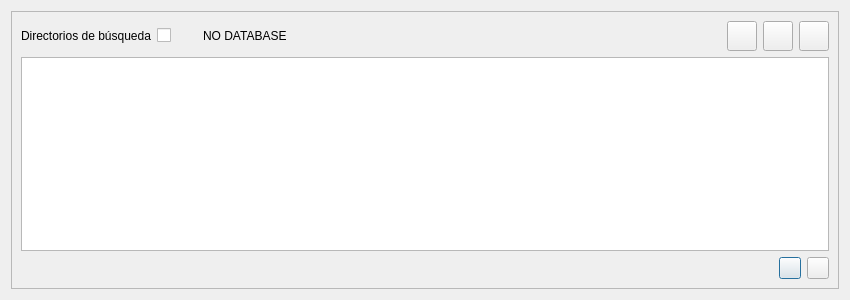
<?xml version="1.0" encoding="UTF-8"?>
<ui version="4.0">
 <class>Dialog</class>
 <widget class="QDialog" name="Dialog">
  <property name="geometry">
   <rect>
    <x>0</x>
    <y>0</y>
    <width>850</width>
    <height>300</height>
   </rect>
  </property>
  <property name="windowTitle">
   <string>Dialog</string>
  </property>
  <layout class="QVBoxLayout" name="verticalLayout_2">
   <item>
    <widget class="QFrame" name="frmDirs">
     <property name="frameShape">
      <enum>QFrame::StyledPanel</enum>
     </property>
     <property name="frameShadow">
      <enum>QFrame::Raised</enum>
     </property>
     <layout class="QVBoxLayout" name="verticalLayout">
      <item>
       <layout class="QHBoxLayout" name="horizontalLayout">
        <item>
         <widget class="QLabel" name="lblDir">
          <property name="text">
           <string>Directorios de búsqueda</string>
          </property>
         </widget>
        </item>
        <item>
         <widget class="QCheckBox" name="chkEnabled">
          <property name="text">
           <string/>
          </property>
         </widget>
        </item>
        <item>
         <widget class="QLabel" name="pixOff">
          <property name="text">
           <string/>
          </property>
          <property name="pixmap">
           <pixmap>../../core/images/icons/lock.png</pixmap>
          </property>
         </widget>
        </item>
        <item>
         <widget class="QLabel" name="pixOn">
          <property name="text">
           <string/>
          </property>
          <property name="pixmap">
           <pixmap>../../core/images/icons/unlock.png</pixmap>
          </property>
         </widget>
        </item>
        <item>
         <widget class="QLabel" name="lblBdTop">
          <property name="text">
           <string>NO DATABASE</string>
          </property>
         </widget>
        </item>
        <item>
         <spacer name="horizontalSpacer">
          <property name="orientation">
           <enum>Qt::Horizontal</enum>
          </property>
          <property name="sizeHint" stdset="0">
           <size>
            <width>308</width>
            <height>20</height>
           </size>
          </property>
         </spacer>
        </item>
        <item>
         <widget class="QToolButton" name="pbAddDir">
          <property name="enabled">
           <bool>true</bool>
          </property>
          <property name="sizePolicy">
           <sizepolicy hsizetype="Minimum" vsizetype="Minimum">
            <horstretch>0</horstretch>
            <verstretch>0</verstretch>
           </sizepolicy>
          </property>
          <property name="minimumSize">
           <size>
            <width>30</width>
            <height>30</height>
           </size>
          </property>
          <property name="text">
           <string/>
          </property>
          <property name="icon">
           <iconset>
            <normaloff>../../core/images/icons/insert.png</normaloff>../../core/images/icons/insert.png</iconset>
          </property>
          <property name="iconSize">
           <size>
            <width>20</width>
            <height>20</height>
           </size>
          </property>
          <property name="popupMode">
           <enum>QToolButton::DelayedPopup</enum>
          </property>
         </widget>
        </item>
        <item>
         <widget class="QToolButton" name="pbModDir">
          <property name="sizePolicy">
           <sizepolicy hsizetype="Minimum" vsizetype="Minimum">
            <horstretch>0</horstretch>
            <verstretch>0</verstretch>
           </sizepolicy>
          </property>
          <property name="minimumSize">
           <size>
            <width>30</width>
            <height>30</height>
           </size>
          </property>
          <property name="text">
           <string/>
          </property>
          <property name="icon">
           <iconset>
            <normaloff>../../core/images/icons/edit.png</normaloff>../../core/images/icons/edit.png</iconset>
          </property>
          <property name="iconSize">
           <size>
            <width>20</width>
            <height>20</height>
           </size>
          </property>
         </widget>
        </item>
        <item>
         <widget class="QToolButton" name="pbDelDir">
          <property name="sizePolicy">
           <sizepolicy hsizetype="Minimum" vsizetype="Minimum">
            <horstretch>0</horstretch>
            <verstretch>0</verstretch>
           </sizepolicy>
          </property>
          <property name="minimumSize">
           <size>
            <width>30</width>
            <height>30</height>
           </size>
          </property>
          <property name="text">
           <string/>
          </property>
          <property name="icon">
           <iconset>
            <normaloff>../../core/images/icons/delete.png</normaloff>../../core/images/icons/delete.png</iconset>
          </property>
          <property name="iconSize">
           <size>
            <width>20</width>
            <height>20</height>
           </size>
          </property>
         </widget>
        </item>
       </layout>
      </item>
      <item>
       <widget class="QTableWidget" name="tblDirs"/>
      </item>
      <item>
       <layout class="QHBoxLayout" name="horizontalLayout_2">
        <item>
         <spacer name="horizontalSpacer_2">
          <property name="orientation">
           <enum>Qt::Horizontal</enum>
          </property>
          <property name="sizeHint" stdset="0">
           <size>
            <width>698</width>
            <height>20</height>
           </size>
          </property>
         </spacer>
        </item>
        <item>
         <widget class="QPushButton" name="pbOk">
          <property name="minimumSize">
           <size>
            <width>22</width>
            <height>22</height>
           </size>
          </property>
          <property name="maximumSize">
           <size>
            <width>22</width>
            <height>22</height>
           </size>
          </property>
          <property name="text">
           <string/>
          </property>
          <property name="icon">
           <iconset>
            <normaloff>../../core/images/icons/ok.png</normaloff>../../core/images/icons/ok.png</iconset>
          </property>
         </widget>
        </item>
        <item>
         <widget class="QPushButton" name="pbNo">
          <property name="minimumSize">
           <size>
            <width>22</width>
            <height>22</height>
           </size>
          </property>
          <property name="maximumSize">
           <size>
            <width>22</width>
            <height>22</height>
           </size>
          </property>
          <property name="text">
           <string/>
          </property>
          <property name="icon">
           <iconset>
            <normaloff>../../core/images/icons/cancel.png</normaloff>../../core/images/icons/cancel.png</iconset>
          </property>
         </widget>
        </item>
       </layout>
      </item>
     </layout>
    </widget>
   </item>
  </layout>
 </widget>
 <resources/>
 <connections/>
</ui>
